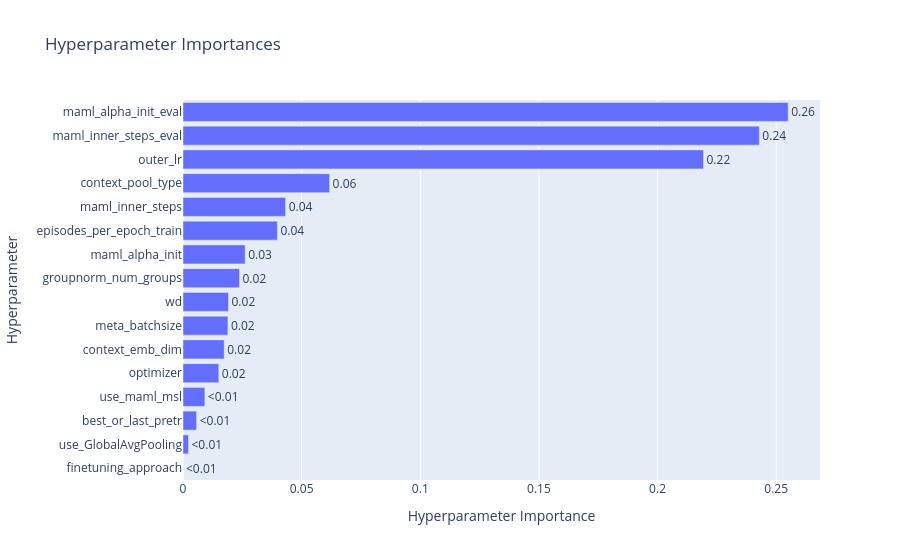

The notebook cell this image was saved under:
### Code cell
# 2. Plot Hyperparameter Importance
try:
    fig_imp = plot_param_importances(study)
    fig_imp.show()
except Exception as e:
    print(f"Could not plot importance (might need more trials): {e}")

### Figure 1 — Plotly figure (JSON) as saved in the notebook; plotly's stock layout.template omitted (floating-point values rounded to 4 significant figures)
{"data": [{"cliponaxis": false, "hovertemplate": ["finetuning_approach (CategoricalDistribution): 0.0<extra></extra>", "use_GlobalAvgPooling (CategoricalDistribution): 0.002307929412432347<extra></extra>", "best_or_last_pretr (CategoricalDistribution): 0.005750677871946408<extra></extra>", "use_maml_msl (CategoricalDistribution): 0.009212203910344932<extra></extra>", "optimizer (CategoricalDistribution): 0.01508935517602255<extra></extra>", "context_emb_dim (CategoricalDistribution): 0.01737185974736819<extra></extra>", "meta_batchsize (CategoricalDistribution): 0.018931587986214252<extra></extra>", "wd (FloatDistribution): 0.019166387655767544<extra></extra>", "groupnorm_num_groups (CategoricalDistribution): 0.023807195425352774<extra></extra>", "maml_alpha_init (FloatDistribution): 0.0262026604533099<extra></extra>", "episodes_per_epoch_train (CategoricalDistribution): 0.03979144529081163<extra></extra>", "maml_inner_steps (CategoricalDistribution): 0.04326430767425928<extra></extra>", "context_pool_type (CategoricalDistribution): 0.06179388930815804<extra></extra>", "outer_lr (FloatDistribution): 0.21936516177007845<extra></extra>", "maml_inner_steps_eval (CategoricalDistribution): 0.24290868738770008<extra></extra>", "maml_alpha_init_eval (FloatDistribution): 0.2550366509302337<extra></extra>"], "name": "Objective Value", "orientation": "h", "text": ["<0.01", "<0.01", "<0.01", "<0.01", "0.02", "0.02", "0.02", "0.02", "0.02", "0.03", "0.04", "0.04", "0.06", "0.22", "0.24", "0.26"], "textposition": "outside", "type": "bar", "x": [0, 0.002308, 0.005751, 0.009212, 0.01509, 0.01737, 0.01893, 0.01917, 0.02381, 0.0262, 0.03979, 0.04326, 0.06179, 0.2194, 0.2429, 0.255], "y": ["finetuning_approach", "use_GlobalAvgPooling", "best_or_last_pretr", "use_maml_msl", "optimizer", "context_emb_dim", "meta_batchsize", "wd", "groupnorm_num_groups", "maml_alpha_init", "episodes_per_epoch_train", "maml_inner_steps", "context_pool_type", "outer_lr", "maml_inner_steps_eval", "maml_alpha_init_eval"]}], "layout": {"title": {"text": "Hyperparameter Importances"}, "xaxis": {"title": {"text": "Hyperparameter Importance"}}, "yaxis": {"title": {"text": "Hyperparameter"}}}}
